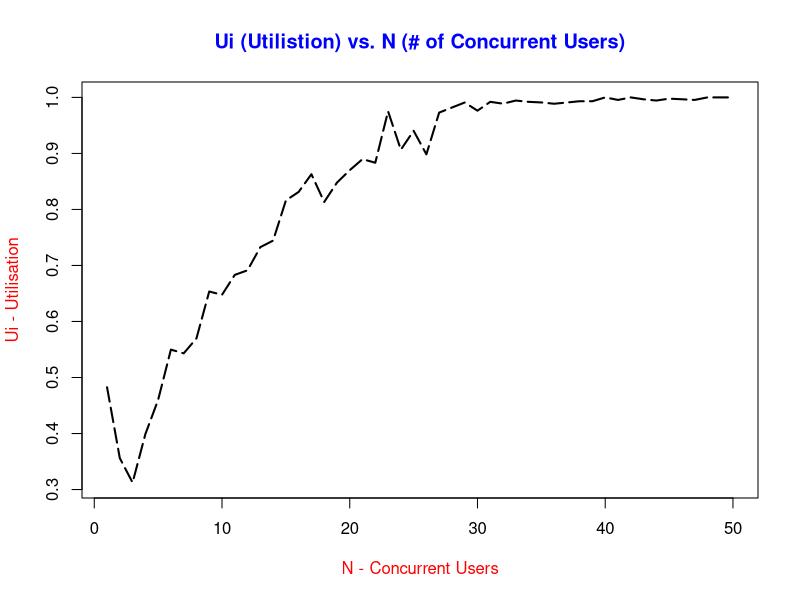
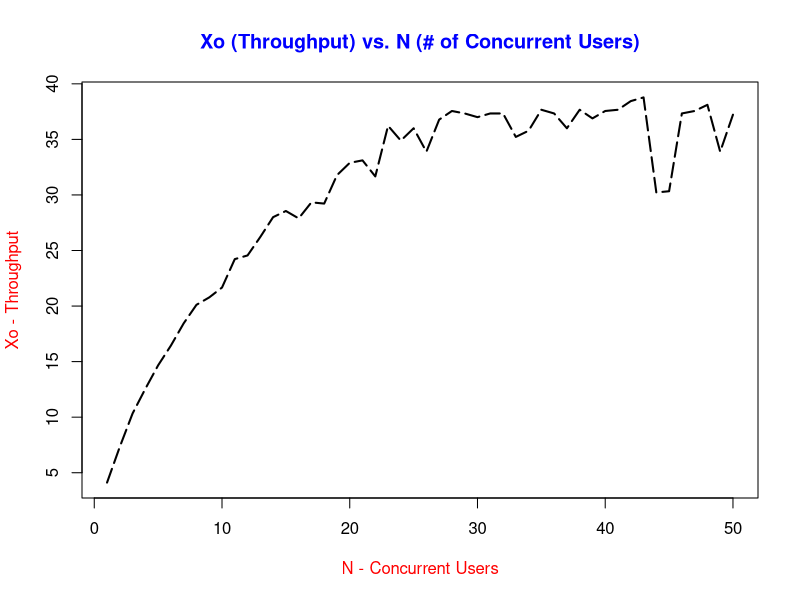
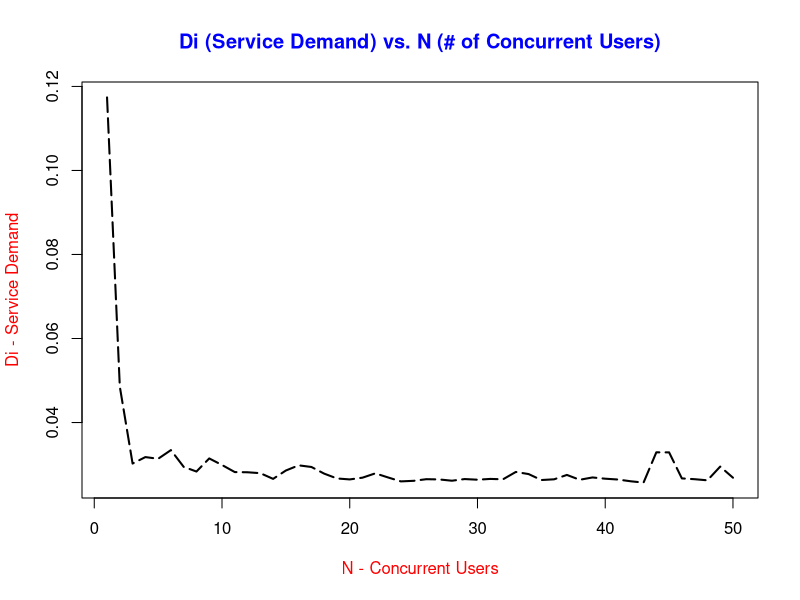
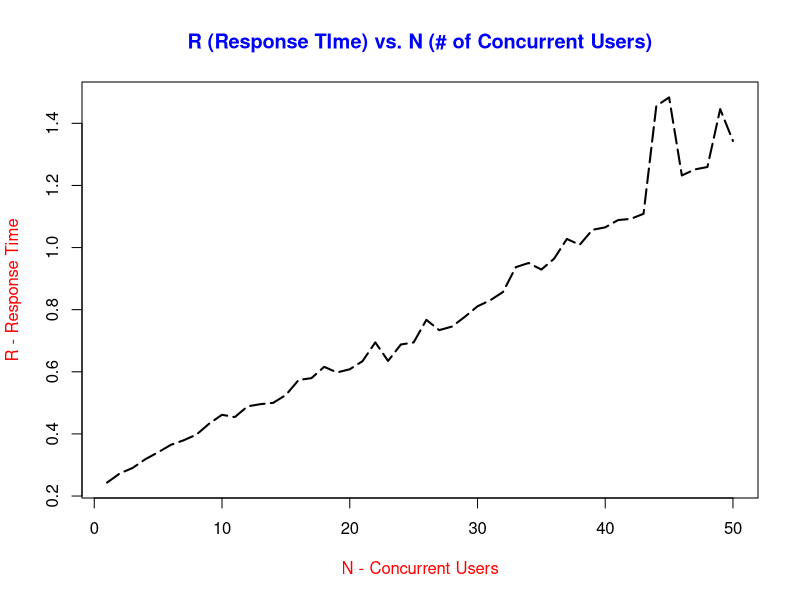

These charts were generated, in order, by the following R code:
# X00106072 (Derek Mulhern)

# The following are R commands to carry out the required calculations as
# per the instructions in the CA in order to produce 4 graphs. 

# The required calculations are as follows;
# UI vs N / DI vs N / Xo vs N / R vs N


# Before plotting the graphs, the data produced from the run script
# must be imported into R. The following command allows a user to import 
# this data and from this information we can produce the 4 graphs.

loadtestData <- read.table("results.dat", header=TRUE);


# The data collected using the run script in part A which included the mpstat 
# command for the last column Idle collects #the data in percentage. In order 
# to get a more accurate graph the following commands are required to 
# convert to busy time and to convert the percentage time given from mpstat


par(col.lab="red");
par(col.main="blue");


# Graph No.1 - Ui(Utilisation) vs. N(# of concurrent users)

busy<-100-loadtestData$IDLE;

# Utilisation is like a false ceiling, it cannot go above 1 (100%). It can only be between 0 - 1 as per the grapgh.
utilisation_ui<-busy/100;

png("Utilisation.png");
par(col.lab="red");
par(col.main="blue")

plot(utilisation_ui, type="l", lwd=2, lty=5, pch=19, xlab="N - Concurrent Users", ylab="Ui - Utilisation", main="Ui (Utilistion) vs. N (# of Concurrent Users)");
dev.off();


# Graph No.2 - Xo(Throughput) vs. N(# of concurrent users)

throughput_xo<-loadtestData$CO/9;

png("Throughput.png");
par(col.lab="red");
par(col.main="blue")
plot(throughput_xo, type="l", lwd=2, lty=5, pch=19, xlab="N - Concurrent Users", ylab="Xo - Throughput", main="Xo (Throughput) vs. N (# of Concurrent Users)");
dev.off();

# Graph No.3 - Di(Sevice Demand) vs. N(# of concurrent users)

service_demand_di<-utilisation_ui / throughput_xo;

png("Service_Demand.png");
par(col.lab="red");
par(col.main="blue")
plot(service_demand_di, type="l", lwd=2, lty=5, pch=19, xlab="N - Concurrent Users", ylab="Di - Service Demand", main="Di (Service Demand) vs. N (# of Concurrent Users)");
dev.off();

# Graph No.4 - R (Response Time) vs. N(# of concurrent users)

numOfUsers<-loadtestData$N;
respon_time_r<-numOfUsers/throughput_xo;

png("Response_Time.png");
par(col.lab="red");
par(col.main="blue")
plot(respon_time_r, type="l", lwd=2, lty=5, pch=19, xlab="N - Concurrent Users", ylab="R - Response Time", main="R (Response TIme) vs. N (# of Concurrent Users)");
dev.off();




